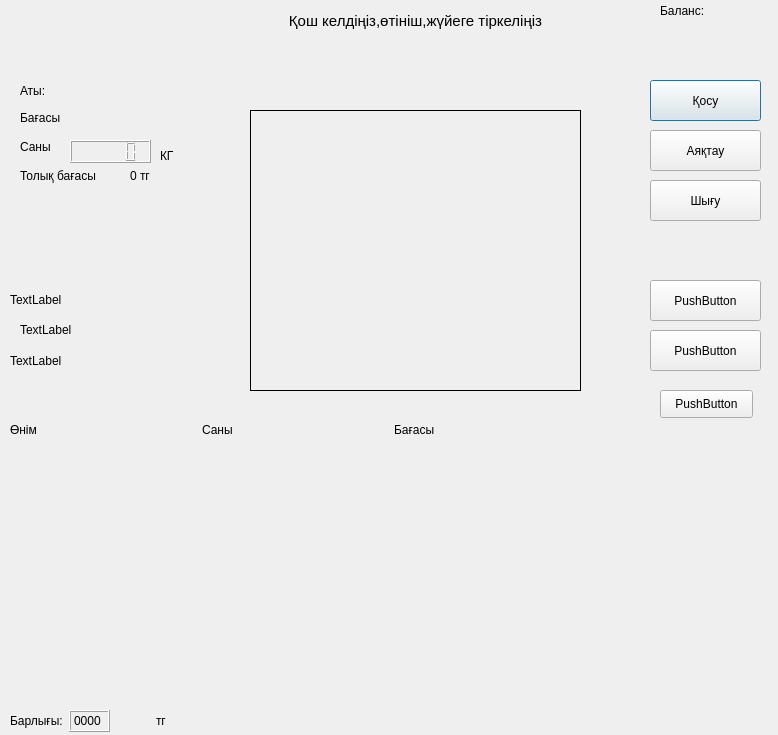
<?xml version="1.0" encoding="UTF-8"?>
<ui version="4.0">
 <class>Dialog</class>
 <widget class="QDialog" name="Dialog">
  <property name="geometry">
   <rect>
    <x>0</x>
    <y>0</y>
    <width>778</width>
    <height>735</height>
   </rect>
  </property>
  <property name="windowTitle">
   <string>Checkout</string>
  </property>
  <widget class="QLabel" name="imglabel">
   <property name="geometry">
    <rect>
     <x>250</x>
     <y>110</y>
     <width>331</width>
     <height>281</height>
    </rect>
   </property>
   <property name="frameShape">
    <enum>QFrame::Panel</enum>
   </property>
   <property name="frameShadow">
    <enum>QFrame::Plain</enum>
   </property>
   <property name="text">
    <string/>
   </property>
  </widget>
  <widget class="QLabel" name="infolabel">
   <property name="geometry">
    <rect>
     <x>200</x>
     <y>-10</y>
     <width>431</width>
     <height>61</height>
    </rect>
   </property>
   <property name="font">
    <font>
     <pointsize>11</pointsize>
    </font>
   </property>
   <property name="layoutDirection">
    <enum>Qt::LeftToRight</enum>
   </property>
   <property name="text">
    <string>Қош келдіңіз,өтініш,жүйеге тіркеліңіз</string>
   </property>
   <property name="alignment">
    <set>Qt::AlignCenter</set>
   </property>
  </widget>
  <widget class="QPushButton" name="nextbtn">
   <property name="enabled">
    <bool>true</bool>
   </property>
   <property name="geometry">
    <rect>
     <x>650</x>
     <y>80</y>
     <width>111</width>
     <height>41</height>
    </rect>
   </property>
   <property name="text">
    <string>Қосу</string>
   </property>
  </widget>
  <widget class="QPushButton" name="endbtn">
   <property name="enabled">
    <bool>true</bool>
   </property>
   <property name="geometry">
    <rect>
     <x>650</x>
     <y>130</y>
     <width>111</width>
     <height>41</height>
    </rect>
   </property>
   <property name="text">
    <string>Аяқтау</string>
   </property>
  </widget>
  <widget class="QLabel" name="nameinfolabel">
   <property name="geometry">
    <rect>
     <x>20</x>
     <y>80</y>
     <width>61</width>
     <height>21</height>
    </rect>
   </property>
   <property name="text">
    <string>Аты:</string>
   </property>
  </widget>
  <widget class="QLabel" name="pnamelabel">
   <property name="geometry">
    <rect>
     <x>90</x>
     <y>80</y>
     <width>191</width>
     <height>21</height>
    </rect>
   </property>
   <property name="text">
    <string/>
   </property>
  </widget>
  <widget class="QLabel" name="priceinfolabel">
   <property name="geometry">
    <rect>
     <x>20</x>
     <y>110</y>
     <width>61</width>
     <height>16</height>
    </rect>
   </property>
   <property name="text">
    <string>Бағасы</string>
   </property>
  </widget>
  <widget class="QLabel" name="pricelabel">
   <property name="geometry">
    <rect>
     <x>90</x>
     <y>110</y>
     <width>211</width>
     <height>16</height>
    </rect>
   </property>
   <property name="text">
    <string/>
   </property>
  </widget>
  <widget class="QLabel" name="amountinfolabel">
   <property name="geometry">
    <rect>
     <x>20</x>
     <y>140</y>
     <width>47</width>
     <height>13</height>
    </rect>
   </property>
   <property name="text">
    <string>Саны</string>
   </property>
  </widget>
  <widget class="QLabel" name="overallpriceinfolabel">
   <property name="geometry">
    <rect>
     <x>20</x>
     <y>160</y>
     <width>91</width>
     <height>31</height>
    </rect>
   </property>
   <property name="text">
    <string>Толық бағасы</string>
   </property>
  </widget>
  <widget class="QLabel" name="overallpricelabel">
   <property name="geometry">
    <rect>
     <x>130</x>
     <y>160</y>
     <width>121</width>
     <height>31</height>
    </rect>
   </property>
   <property name="text">
    <string>0 тг</string>
   </property>
  </widget>
  <widget class="QLCDNumber" name="lcdN">
   <property name="geometry">
    <rect>
     <x>70</x>
     <y>140</y>
     <width>81</width>
     <height>23</height>
    </rect>
   </property>
  </widget>
  <widget class="QPushButton" name="controlbtn">
   <property name="geometry">
    <rect>
     <x>650</x>
     <y>280</y>
     <width>111</width>
     <height>41</height>
    </rect>
   </property>
   <property name="text">
    <string>PushButton</string>
   </property>
  </widget>
  <widget class="QLabel" name="typelabel">
   <property name="geometry">
    <rect>
     <x>160</x>
     <y>140</y>
     <width>55</width>
     <height>31</height>
    </rect>
   </property>
   <property name="text">
    <string>КГ</string>
   </property>
  </widget>
  <widget class="QPushButton" name="controlbtn_2">
   <property name="geometry">
    <rect>
     <x>650</x>
     <y>330</y>
     <width>111</width>
     <height>41</height>
    </rect>
   </property>
   <property name="text">
    <string>PushButton</string>
   </property>
  </widget>
  <widget class="QLabel" name="datalabel_3">
   <property name="geometry">
    <rect>
     <x>20</x>
     <y>310</y>
     <width>55</width>
     <height>39</height>
    </rect>
   </property>
   <property name="text">
    <string>TextLabel</string>
   </property>
  </widget>
  <widget class="QLabel" name="datalabel_2">
   <property name="geometry">
    <rect>
     <x>10</x>
     <y>280</y>
     <width>86</width>
     <height>39</height>
    </rect>
   </property>
   <property name="text">
    <string>TextLabel</string>
   </property>
  </widget>
  <widget class="QLabel" name="datalabel">
   <property name="geometry">
    <rect>
     <x>10</x>
     <y>340</y>
     <width>51</width>
     <height>41</height>
    </rect>
   </property>
   <property name="text">
    <string>TextLabel</string>
   </property>
  </widget>
  <widget class="QWidget" name="verticalLayoutWidget">
   <property name="geometry">
    <rect>
     <x>10</x>
     <y>450</y>
     <width>761</width>
     <height>251</height>
    </rect>
   </property>
   <layout class="QVBoxLayout" name="verticalLayout">
    <item>
     <spacer name="verticalSpacer">
      <property name="orientation">
       <enum>Qt::Vertical</enum>
      </property>
      <property name="sizeHint" stdset="0">
       <size>
        <width>20</width>
        <height>40</height>
       </size>
      </property>
     </spacer>
    </item>
   </layout>
  </widget>
  <widget class="QWidget" name="horizontalLayoutWidget">
   <property name="geometry">
    <rect>
     <x>10</x>
     <y>420</y>
     <width>761</width>
     <height>20</height>
    </rect>
   </property>
   <layout class="QHBoxLayout" name="horizontalLayout">
    <item>
     <widget class="QLabel" name="label">
      <property name="text">
       <string>Өнім</string>
      </property>
     </widget>
    </item>
    <item>
     <widget class="QLabel" name="label_2">
      <property name="text">
       <string>Саны</string>
      </property>
     </widget>
    </item>
    <item>
     <widget class="QLabel" name="label_4">
      <property name="text">
       <string>Бағасы</string>
      </property>
     </widget>
    </item>
    <item>
     <widget class="QLabel" name="label_5">
      <property name="text">
       <string/>
      </property>
     </widget>
    </item>
   </layout>
  </widget>
  <widget class="QWidget" name="horizontalLayoutWidget_2">
   <property name="geometry">
    <rect>
     <x>10</x>
     <y>710</y>
     <width>761</width>
     <height>22</height>
    </rect>
   </property>
   <layout class="QHBoxLayout" name="horizontalLayout_2" stretch="0,0,0,5">
    <item>
     <widget class="QLabel" name="label_3">
      <property name="text">
       <string>Барлығы:</string>
      </property>
     </widget>
    </item>
    <item>
     <widget class="QLabel" name="totallabel">
      <property name="frameShape">
       <enum>QFrame::Box</enum>
      </property>
      <property name="frameShadow">
       <enum>QFrame::Raised</enum>
      </property>
      <property name="text">
       <string>0000 </string>
      </property>
     </widget>
    </item>
    <item>
     <spacer name="horizontalSpacer">
      <property name="orientation">
       <enum>Qt::Horizontal</enum>
      </property>
      <property name="sizeHint" stdset="0">
       <size>
        <width>40</width>
        <height>20</height>
       </size>
      </property>
     </spacer>
    </item>
    <item>
     <widget class="QLabel" name="label_6">
      <property name="text">
       <string>тг</string>
      </property>
     </widget>
    </item>
   </layout>
  </widget>
  <widget class="QPushButton" name="controlbtn_3">
   <property name="geometry">
    <rect>
     <x>660</x>
     <y>390</y>
     <width>93</width>
     <height>28</height>
    </rect>
   </property>
   <property name="text">
    <string>PushButton</string>
   </property>
  </widget>
  <widget class="QLabel" name="balancelbl">
   <property name="geometry">
    <rect>
     <x>660</x>
     <y>40</y>
     <width>95</width>
     <height>21</height>
    </rect>
   </property>
   <property name="text">
    <string/>
   </property>
  </widget>
  <widget class="QLabel" name="label_8">
   <property name="geometry">
    <rect>
     <x>660</x>
     <y>0</y>
     <width>95</width>
     <height>21</height>
    </rect>
   </property>
   <property name="text">
    <string>Баланс:</string>
   </property>
  </widget>
  <widget class="QLabel" name="infolabel_2">
   <property name="geometry">
    <rect>
     <x>200</x>
     <y>40</y>
     <width>431</width>
     <height>61</height>
    </rect>
   </property>
   <property name="font">
    <font>
     <pointsize>11</pointsize>
    </font>
   </property>
   <property name="layoutDirection">
    <enum>Qt::LeftToRight</enum>
   </property>
   <property name="text">
    <string/>
   </property>
   <property name="alignment">
    <set>Qt::AlignCenter</set>
   </property>
  </widget>
  <widget class="QPushButton" name="exitbtn">
   <property name="enabled">
    <bool>true</bool>
   </property>
   <property name="geometry">
    <rect>
     <x>650</x>
     <y>180</y>
     <width>111</width>
     <height>41</height>
    </rect>
   </property>
   <property name="text">
    <string>Шығу</string>
   </property>
  </widget>
 </widget>
 <resources/>
 <connections/>
</ui>
